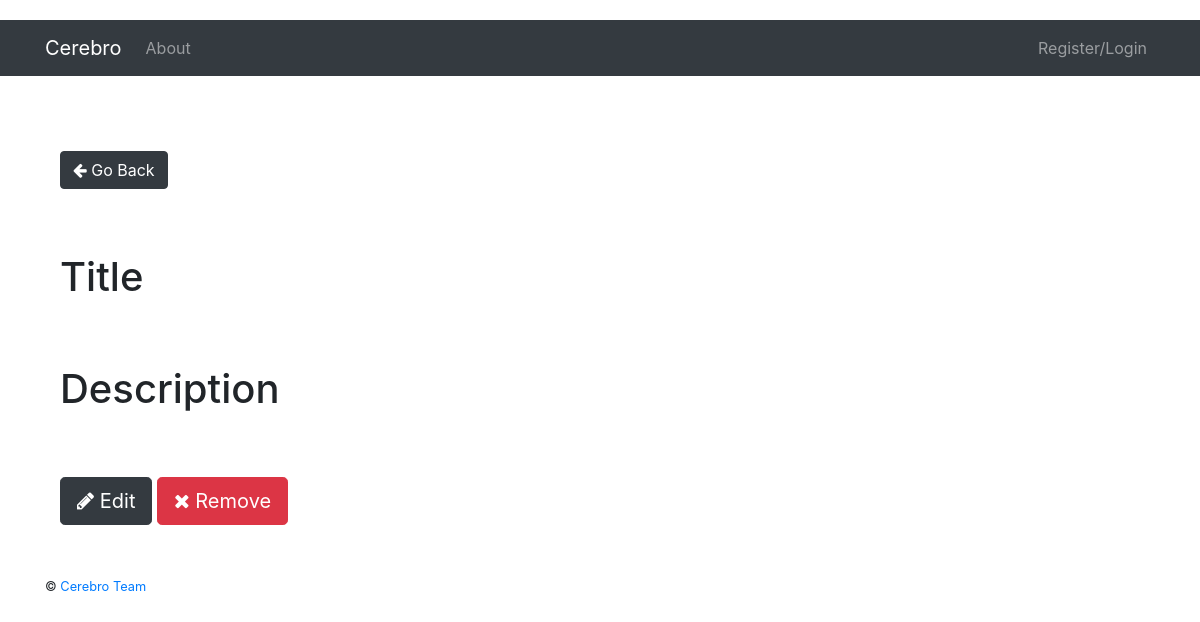
/ideas/2/, run on an earlier commit of the app's database.
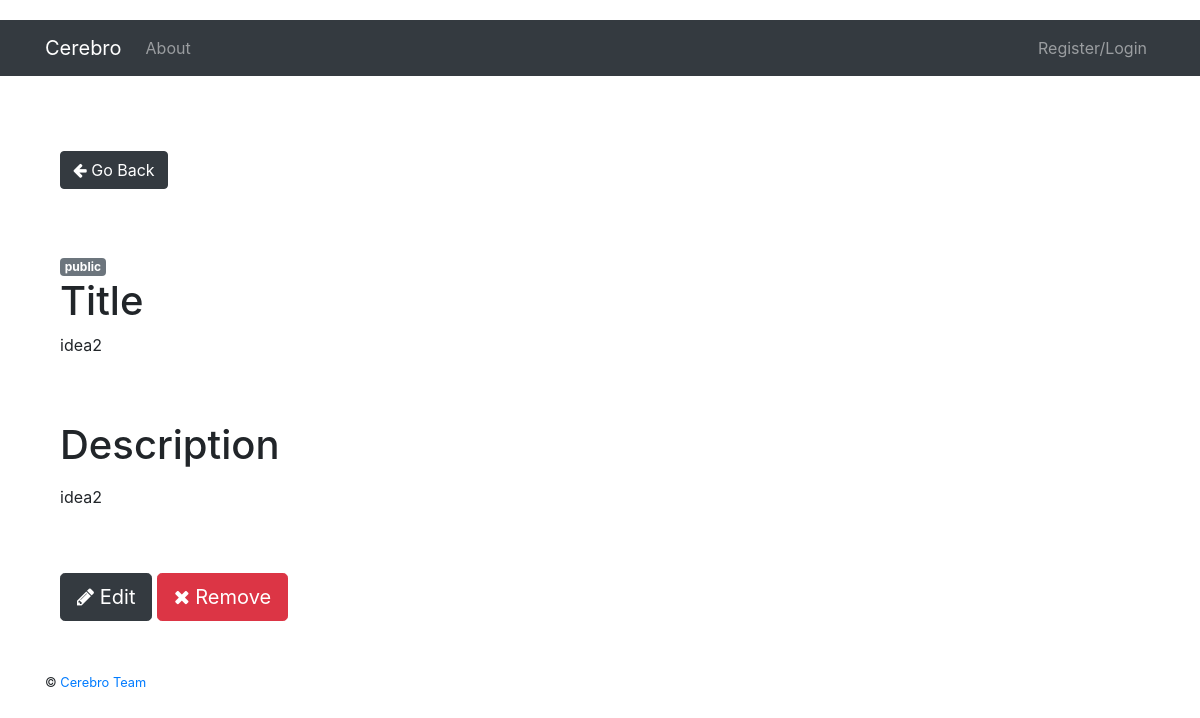
And on a later commit of the database.
### project/server/models.py (models this page shows, shortened)
class Idea(db.Model):
    __tablename__ = "ideas"
    id = db.Column(db.Integer, primary_key=True, autoincrement=True)
    title = db.Column(db.String(255), nullable=False)
    description = db.Column(db.String(1024), nullable=True)
    owner = db.Column(db.Integer, nullable=False)
    rating = db.Column(db.Integer, nullable=True)
    created_date = db.Column(db.DateTime, nullable=False)
    access = db.Column(db.String(255), nullable=False)

### project/server/user/views.py (the view)
@user_blueprint.route('/ideas/<idea>/', methods=['GET', 'POST'])
def idea_detail(idea):
    idea_result = Idea.query.filter_by(id=idea).first()
    return render_template('user/idea_detail.html', idea=idea_result)

### project/client/templates/user/idea_detail.html (shortened to what this page needs)
{% extends "_base.html" %}
{% block content %}
    <div class="container">
        <nav aria-label="...">
            <ul class="pagination">
                <li class="previous">
                    <a class="btn btn-dark ml-auto" href="{{ url_for("user.ideas") }}">
                        <i class="fa fa-arrow-left"></i> Go Back
                    </a>
                </li>
            </ul>
        </nav>
    <br><br>
    <span class="badge badge-secondary">{{ idea.access }}</span>
    <h1>Title </h1>
    <p>{{ idea.title }} </p>
    <br><br>
    <h1>Description</h1>
    <p>{{ idea.description|safe }}</p>
    <br><br>
    <a class="btn btn-dark btn-lg ml-auto" href="{{ url_for('user.edit_idea', idea=idea.id) }}">
        <i class="fa fa-pencil"></i> Edit
    </a>
    <button type="button" class="btn btn-danger btn-lg" data-toggle="modal" data-target="#confirmModal">
        <i class="fa fa-times"></i> Remove
    </button>
{% endblock %}

What changed in the data, as far as the page shows it:
added Idea: access "public", title "idea2", description "idea2"
